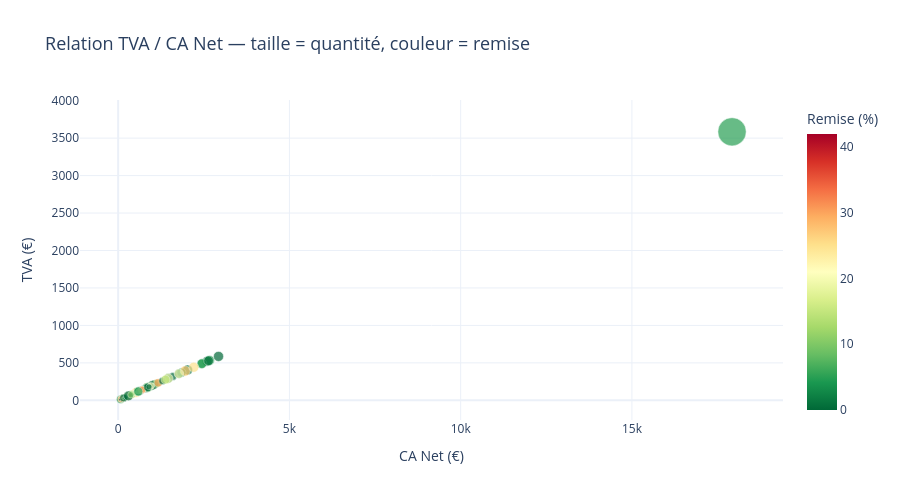

The code cell stored with this chart in its notebook:
### Markdown cell above
---
## 4 · Scatter : CA Net vs TVA (bulle = quantité, couleur = remise)

### Code cell
fig = px.scatter(
    df,
    x='CA_Net', y='TVA',
    size='Quantite', color='Remise',
    color_continuous_scale='RdYlGn_r',
    hover_name='ID',
    hover_data={'CA_Net': ':,.0f', 'TVA': ':,.0f', 'Quantite': True, 'Remise': True},
    labels={'CA_Net': 'CA Net (€)', 'TVA': 'TVA (€)', 'Remise': 'Remise (%)', 'Quantite': 'Quantité'},
    title='Relation TVA / CA Net — taille = quantité, couleur = remise',
    template=TEMPLATE
)
fig.update_traces(marker_line_width=0.5, marker_line_color='white')
fig.update_layout(title_font_size=18, height=500)
fig.show()

### Figure 1 — Plotly figure (JSON) as saved in the notebook; plotly's stock layout.template omitted (floating-point values rounded to 4 significant figures; data arrays with more than 128 entries replaced by an {"elided": "..."} marker saying what was removed)
{"data": [{"customdata": {"elided": "98x2 float values"}, "hovertemplate": "<b>%{hovertext}</b><br><br>CA Net (€)=%{x:,.0f}<br>TVA (€)=%{y:,.0f}<br>Quantité=%{customdata[0]}<br>Remise (%)=%{marker.color}<extra></extra>", "hovertext": ["100", "101", "102", "103", "104", "105", "106", "107", "108", "109", "110", "111", "112", "113", "114", "115", "116", "117", "118", "119", "120", "121", "122", "123", "124", "125", "126", "127", "128", "129", "131", "132", "133", "134", "135", "136", "137", "138", "139", "140", "141", "142", "143", "144", "145", "146", "147", "148", "149", "150", "151", "152", "153", "154", "155", "156", "157", "158", "159", "160", "161", "162", "163", "164", "165", "166", "167", "168", "169", "170", "171", "172", "173", "174", "176", "177", "178", "179", "180", "181", "182", "183", "184", "185", "186", "187", "188", "189", "190", "191", "192", "193", "194", "195", "196", "197", "198", "199"], "legendgroup": "", "marker": {"color": [0.0, 0.0, 30.0, 0.0, 0.0, 0.0, 0.0, 0.0, 5.0, 10.0, 25.0, 30.0, 5.0, 25.0, 30.0, 25.0, 0.0, 10.0, 20.0, 5.0, 5.0, 5.0, 20.0, 0.0, 0.0, 20.0, 20.0, 5.0, 20.0, 0.0, 5.0, 25.0, 42.0, 0.0, 0.0, 15.0, 0.0, 5.0, 0.0, 5.0, 15.0, 0.0, 20.0, 0.0, 25.0, 10.0, 0.0, 0.0, 20.0, 5.0, 30.0, 0.0, 25.0, 15.0, 5.0, 5.0, 0.0, 0.0, 0.0, 20.0, 5.0, 0.0, 5.0, 5.0, 5.0, 5.0, 0.0, 0.0, 20.0, 0.0, 5.0, 30.0, 10.0, 10.0, 15.0, 0.0, 5.0, 0.0, 30.0, 30.0, 27.0, 0.0, 20.0, 20.0, 15.0, 20.0, 5.0, 0.0, 0.0, 0.0, 5.0, 20.0, 0.0, 15.0, 25.0, 0.0, 10.0, 1.0], "coloraxis": "coloraxis", "line": {"color": "white", "width": 0.5}, "size": [4, 5, 9, 5, 5, 6, 7, 6, 5, 14, 11, 8, 13, 2, 7, 9, 3, 3, 8, 11, 3, 2, 6, 10, 13, 5, 9, 9, 6, 0, 2, 15, 4, 12, 0, 7, 14, 2, 7, 13, 9, 10, 9, 2, 15, 10, 4, 13, 2, 15, 10, 15, 3, 14, 0, 3, 9, 9, 1, 2, 3, 15, 13, 119, 14, 5, 14, 5, 7, 1, 12, 6, 5, 7, 10, 13, 10, 1, 8, 7, 15, 8, 13, 15, 3, 5, 12, 2, 9, 10, 1, 7, 5, 12, 15, 14, 6, 14], "sizemode": "area", "sizeref": 0.2975, "symbol": "circle"}, "mode": "markers", "name": "", "orientation": "v", "showlegend": false, "type": "scatter", "x": [39.52, 894.9, 317.3, 434.1, 180.7, 474.5, 766.9, 765.5, 569.8, 996.9, 1119.0, 611.3, 590.6, 243.0, 325.2, 382.4, 356.4, 466.9, 512.2, 75.66, 203.3, 291.8, 499.1, 1849.0, 985.1, 462.5, 216.3, 748.2, 397.4, 0.0, 345.0, 526.3, 366.6, 1051.0, 0.0, 250.4, 2591.0, 379.7, 697.9, 2435.0, 1466.0, 628.6, 116.3, 384.7, 1947.0, 1132.0, 179.3, 825.5, 319.5, 2665.0, 1173.0, 2028.0, 401.6, 855.1, 0.0, 341.9, 820.4, 1595.0, 112.7, 73.54, 240.1, 2930.0, 861.8, 17920.0, 2449.0, 635.1, 1461.0, 971.1, 405.5, 180.4, 1850.0, 78.29, 654.1, 394.7, 390.9, 1778.0, 573.2, 48.8, 695.5, 710.9, 1961.0, 1294.0, 1772.0, 1453.0, 463.7, 606.4, 588.8, 358.3, 157.7, 869.3, 146.6, 960.0, 900.4, 1381.0, 2208.0, 299.2, 371.7, 2640.0], "xaxis": "x", "y": [7.9, 179.0, 63.47, 86.81, 36.13, 94.91, 153.4, 153.1, 114.0, 199.4, 223.9, 122.3, 118.1, 48.59, 65.03, 76.48, 71.27, 93.38, 102.4, 15.13, 40.66, 58.36, 99.83, 369.7, 197.0, 92.5, 43.26, 149.6, 79.49, 0.0, 68.99, 105.3, 73.31, 210.2, 0.0, 50.09, 518.1, 75.95, 139.6, 486.9, 293.3, 125.7, 23.26, 76.94, 389.4, 226.4, 35.86, 165.1, 63.9, 532.9, 234.6, 405.7, 80.32, 171.0, 0.0, 68.37, 164.1, 319.0, 22.55, 14.71, 48.02, 586.1, 172.4, 3585.0, 489.7, 127.0, 292.1, 194.2, 81.1, 36.08, 370.0, 15.66, 130.8, 78.94, 78.18, 355.6, 114.7, 9.76, 139.1, 142.2, 392.2, 258.9, 354.5, 290.7, 92.74, 121.3, 117.8, 71.66, 31.54, 173.9, 29.32, 192.0, 180.1, 276.3, 441.5, 59.84, 74.34, 528.0], "yaxis": "y"}], "layout": {"coloraxis": {"colorbar": {"title": {"text": "Remise (%)"}}, "colorscale": [[0, "rgb(0,104,55)"], [0.1, "rgb(26,152,80)"], [0.2, "rgb(102,189,99)"], [0.3, "rgb(166,217,106)"], [0.4, "rgb(217,239,139)"], [0.5, "rgb(255,255,191)"], [0.6, "rgb(254,224,139)"], [0.7, "rgb(253,174,97)"], [0.8, "rgb(244,109,67)"], [0.9, "rgb(215,48,39)"], [1, "rgb(165,0,38)"]]}, "height": 500, "legend": {"itemsizing": "constant", "tracegroupgap": 0}, "title": {"font": {"size": 18}, "text": "Relation TVA / CA Net — taille = quantité, couleur = remise"}, "xaxis": {"anchor": "y", "domain": [0, 1], "title": {"text": "CA Net (€)"}}, "yaxis": {"anchor": "x", "domain": [0, 1], "title": {"text": "TVA (€)"}}}}
